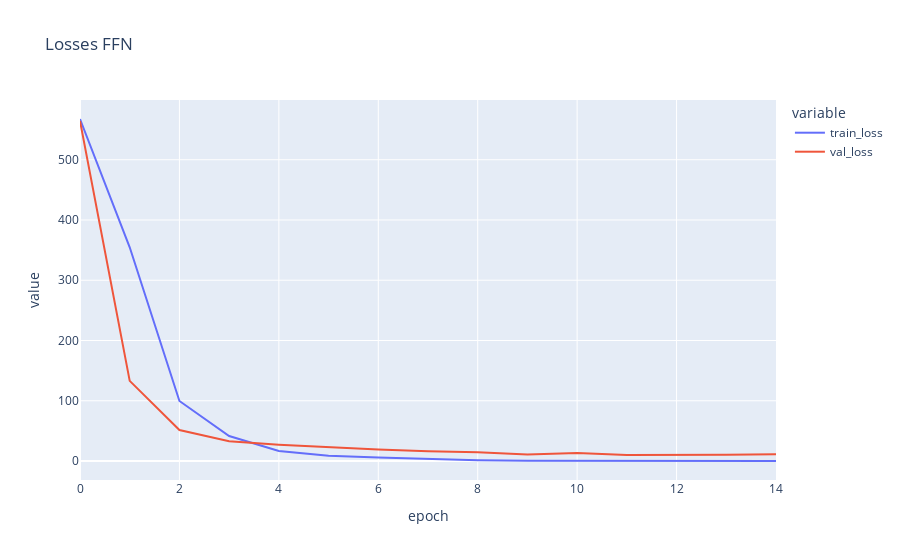

Notebook code cell kept with this figure:
### Code cell
ffn_model = FFN(input_size, hidden_size*5, num_classes)
optimizer_ffn = optim.Adam(ffn_model.parameters(), lr=0.001)  # double check optimizer set-up

ffn_train_losses, ffn_val_losses, ffn_avg_losses = train_model(
    X_train, y_train, X_val, y_val, ffn_model, criterion, optimizer_ffn, 
    num_epochs=15, batch_size=batch_size, verbose=False
)

plot_losses(ffn_avg_losses, ffn_val_losses, "FFN")

### Figure 1 — Plotly figure (JSON) as saved in the notebook; plotly's stock layout.template omitted (floating-point values rounded to 4 significant figures)
{"data": [{"hovertemplate": "variable=train_loss<br>epoch=%{x}<br>value=%{y}<extra></extra>", "legendgroup": "train_loss", "line": {"color": "#636efa", "dash": "solid"}, "marker": {"symbol": "circle"}, "mode": "lines", "name": "train_loss", "orientation": "v", "showlegend": true, "type": "scatter", "x": [0, 1, 2, 3, 4, 5, 6, 7, 8, 9, 10, 11, 12, 13, 14], "xaxis": "x", "y": [567.6, 354.7, 99.61, 41.36, 16.61, 8.634, 5.738, 3.166, 1.099, 0.5459, 0.2367, 0.09317, 0.056, 0.003992, 0.0002176], "yaxis": "y"}, {"hovertemplate": "variable=val_loss<br>epoch=%{x}<br>value=%{y}<extra></extra>", "legendgroup": "val_loss", "line": {"color": "#EF553B", "dash": "solid"}, "marker": {"symbol": "circle"}, "mode": "lines", "name": "val_loss", "orientation": "v", "showlegend": true, "type": "scatter", "x": [0, 1, 2, 3, 4, 5, 6, 7, 8, 9, 10, 11, 12, 13, 14], "xaxis": "x", "y": [564.4, 133.0, 51.48, 32.83, 27.11, 22.87, 19.02, 16.22, 14.71, 10.61, 13.38, 9.775, 9.711, 10.23, 11.19], "yaxis": "y"}], "layout": {"legend": {"title": {"text": "variable"}, "tracegroupgap": 0}, "title": {"text": "Losses FFN"}, "xaxis": {"anchor": "y", "domain": [0, 1], "title": {"text": "epoch"}}, "yaxis": {"anchor": "x", "domain": [0, 1], "title": {"text": "value"}}}}
